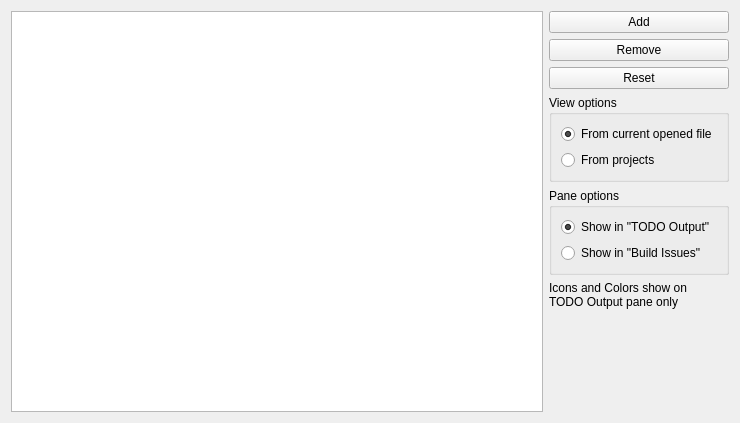
<?xml version="1.0" encoding="UTF-8"?>
<ui version="4.0">
 <class>SettingsDialog</class>
 <widget class="QWidget" name="SettingsDialog">
  <property name="geometry">
   <rect>
    <x>0</x>
    <y>0</y>
    <width>740</width>
    <height>423</height>
   </rect>
  </property>
  <property name="windowTitle">
   <string>Form</string>
  </property>
  <layout class="QVBoxLayout" name="verticalLayout">
   <item>
    <layout class="QHBoxLayout" name="horizontalLayout_6"/>
   </item>
   <item>
    <layout class="QHBoxLayout" name="horizontalLayout_5">
     <item>
      <widget class="QListWidget" name="keywordsList"/>
     </item>
     <item>
      <layout class="QVBoxLayout" name="verticalLayout_3">
       <item>
        <widget class="QPushButton" name="addButton">
         <property name="text">
          <string>Add</string>
         </property>
        </widget>
       </item>
       <item>
        <widget class="QPushButton" name="removeButton">
         <property name="text">
          <string>Remove</string>
         </property>
        </widget>
       </item>
       <item>
        <widget class="QPushButton" name="resetButton">
         <property name="text">
          <string>Reset</string>
         </property>
        </widget>
       </item>
       <item>
        <widget class="QGroupBox" name="projectGroupBox">
         <property name="title">
          <string>View options</string>
         </property>
         <layout class="QHBoxLayout" name="horizontalLayout_2">
          <item>
           <layout class="QVBoxLayout" name="verticalLayout_4">
            <item>
             <widget class="QRadioButton" name="currentFileRadioButton">
              <property name="text">
               <string>From current opened file</string>
              </property>
              <property name="checked">
               <bool>true</bool>
              </property>
             </widget>
            </item>
            <item>
             <widget class="QRadioButton" name="projectRadioButton">
              <property name="enabled">
               <bool>true</bool>
              </property>
              <property name="text">
               <string>From projects</string>
              </property>
             </widget>
            </item>
           </layout>
          </item>
         </layout>
        </widget>
       </item>
       <item>
        <widget class="QGroupBox" name="paneGroupBox">
         <property name="title">
          <string>Pane options</string>
         </property>
         <layout class="QHBoxLayout" name="horizontalLayout_4">
          <item>
           <layout class="QVBoxLayout" name="verticalLayout_2">
            <item>
             <widget class="QRadioButton" name="todoOutputRadioButton">
              <property name="text">
               <string>Show in &quot;TODO Output&quot;</string>
              </property>
              <property name="checked">
               <bool>true</bool>
              </property>
             </widget>
            </item>
            <item>
             <widget class="QRadioButton" name="buildIssuesRadioButton">
              <property name="enabled">
               <bool>true</bool>
              </property>
              <property name="text">
               <string>Show in &quot;Build Issues&quot;</string>
              </property>
             </widget>
            </item>
           </layout>
          </item>
         </layout>
        </widget>
       </item>
       <item>
        <widget class="QLabel" name="label">
         <property name="text">
          <string>Icons and Colors show on
TODO Output pane only</string>
         </property>
        </widget>
       </item>
       <item>
        <spacer name="verticalSpacer">
         <property name="orientation">
          <enum>Qt::Vertical</enum>
         </property>
         <property name="sizeHint" stdset="0">
          <size>
           <width>20</width>
           <height>40</height>
          </size>
         </property>
        </spacer>
       </item>
      </layout>
     </item>
    </layout>
   </item>
  </layout>
 </widget>
 <resources/>
 <connections/>
</ui>
